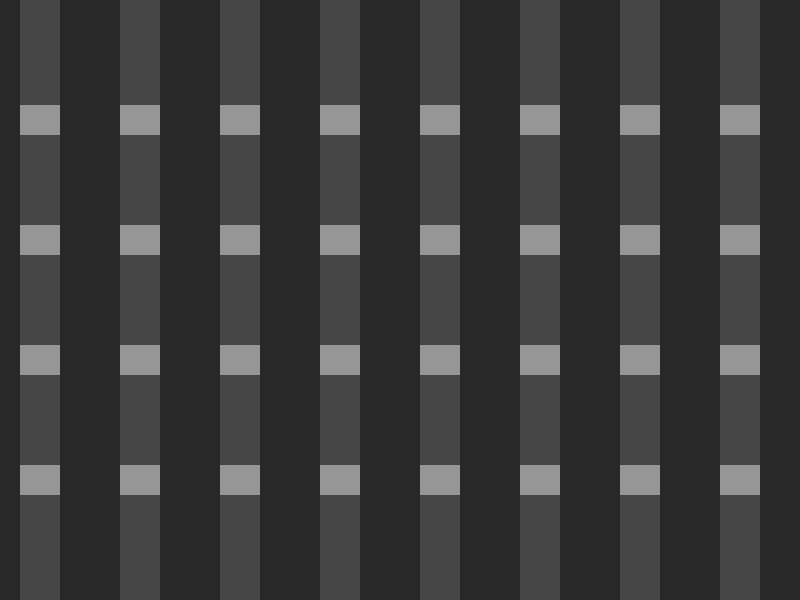
#> input picture test_gel_image.png, 800 x 600 px
$ python batch_infer.py --dir .. --out out.png   (older library calls are emulated)
#> lines starting #> are read from the running program, lines starting #| are printed output that depends on the picture
### scripts/autodense/vision/analyzer.py
# autodense/vision/analyzer.py
from dataclasses import dataclass
from typing import List, Tuple, Optional, Dict
from pathlib import Path
import math, numpy as np
from PIL import Image, ImageOps, ImageDraw
from scipy.ndimage import uniform_filter1d
from skimage.morphology import white_tophat, rectangle
from skimage.filters import gaussian

@dataclass
class Band:
    index: int; y0: int; y1: int; confidence: float; intensity: Optional[float]=None; mw_kda: Optional[float]=None
@dataclass
class Lane:
    index: int; x0: int; x1: int; y0: int; y1: int; type: str; bands: List[Band]
@dataclass
class AnalysisResult:
    lanes: List[Lane]; ladder_lanes: List[int]; mw_fit: Optional[Dict]; image_size: Tuple[int,int]

def to_gray01(im: Image.Image) -> np.ndarray:
    g = ImageOps.grayscale(im); arr = np.asarray(g, dtype=np.float32)
    if arr.max() > 0: arr = (arr - arr.min()) / (arr.max() - arr.min() + 1e-6)
    return arr
def maybe_invert(arr01: np.ndarray, gel_type: str, invert_mode: str) -> np.ndarray:
    if invert_mode == "yes": return 1.0 - arr01
    if invert_mode == "no": return arr01
    if gel_type == "dna": return arr01
    return 1.0 - arr01 if arr01.mean() > 0.45 else arr01
def smooth1d(x: np.ndarray, win: int) -> np.ndarray:
    win = max(1, int(win));
    return x if win==1 else uniform_filter1d(x, size=win, mode="nearest")
def find_peaks_1d(x: np.ndarray, min_prom: float, min_distance: int) -> List[int]:
    peaks=[]; n=len(x)
    for i in range(1,n-1):
        if x[i]>x[i-1] and x[i]>=x[i+1]:
            l0=max(0,i-min_distance); r0=min(n-1,i+min_distance)
            prom=x[i]-float(np.min(x[l0:r0+1]))
            if prom>=min_prom:
                if not peaks or (i-peaks[-1])>=min_distance: peaks.append(i)
                else:
                    if x[i]>x[peaks[-1]]: peaks[-1]=i
    return peaks
def centers_to_ranges(centers: List[int], width: int) -> List[Tuple[int,int]]:
    if not centers: return [(0,width)]
    borders=[0];
    for a,b in zip(centers[:-1], centers[1:]): borders.append(int((a+b)/2))
    borders.append(width);
    return [(borders[i],borders[i+1]) for i in range(len(borders)-1)]
def halfmax_bounds(y: np.ndarray, p: int) -> Tuple[int,int]:
    pv=y[p]; hm=max(1e-6, pv*0.5); i=p
    while i>0 and y[i]>hm: i-=1; left=i; j=p
    while j<len(y)-1 and y[j]>hm: j+=1; right=j; return left,right
def local_background(arr: np.ndarray, radius_px: int=20) -> np.ndarray:
    blurred=gaussian(arr, sigma=radius_px/4.0, preserve_range=True)
    selem=rectangle(max(3,radius_px//2), max(3,radius_px//2))
    topo=white_tophat(blurred, selem)
    return np.clip(blurred-topo,0,1.0).astype(np.float32)
def detect_lanes(arr: np.ndarray, min_lanes: int, max_lanes: int, comb: Optional[int]=None) -> List[Tuple[int,int]]:
    H,W=arr.shape; vproj=smooth1d(arr.sum(axis=0), max(3,W//200))
    peaks=find_peaks_1d(vproj, min_prom=0.02, min_distance=max(5,W//90))
    target=min(max_lanes, max(min_lanes, comb if comb else (len(peaks) if len(peaks)>0 else min_lanes)))
    if len(peaks)<target: centers=np.linspace(0,W-1,target).astype(int).tolist()
    else: centers=sorted([i for i,_ in sorted([(i,vproj[i]) for i in peaks], key=lambda t:t[1], reverse=True)[:target]])
    return centers_to_ranges(centers, W)
def detect_bands_in_lane(arr_lane: np.ndarray, gel_type: str, min_gap_frac: float=0.012, prom: float=0.08) -> List[Tuple[int,int,float]]:
    H=arr_lane.shape[0]; yproj=smooth1d(arr_lane.sum(axis=1), max(3,H//200))
    yproj=(yproj - yproj.min())/(yproj.max()-yproj.min()+1e-6)
    peaks=find_peaks_1d(yproj, min_prom=(0.06 if gel_type=='dna' else prom), min_distance=max(3,int(H*min_gap_frac)))
    bands=[];
    for p in peaks: y0,y1=halfmax_bounds(yproj,p); bands.append((int(y0),int(y1),float(yproj[p])))
    return bands
# [8 lines left out: function ladder_score, not called in this run]
def assign_ladders(lanes: List[Lane], H: int, num_ladders: int=2, min_bands:int=6, min_score:float=0.35) -> List[int]:
    scored=[];
    for ln in lanes:
        ycs=[(b.y0+(b.y1-b.y0)/2)/H for b in ln.bands]; sc=ladder_score(ycs) if len(ycs)>=min_bands else 0.0
        scored.append((ln.index, sc))
    scored.sort(key=lambda t:t[1], reverse=True)
    chosen=[li for li,sc in scored[:num_ladders] if sc>=min_score]
    if len(chosen)<num_ladders and len(lanes)>=2:
        for e in [lanes[0].index, lanes[-1].index]:
            if e not in chosen: chosen.append(e)
            if len(chosen)==num_ladders: break
    return chosen
def integrate_band(arr: np.ndarray, bg: np.ndarray, x0:int, x1:int, y0:int, y1:int) -> float:
    roi=arr[y0:y1,x0:x1]; broi=bg[y0:y1,x0:x1]; return float(np.sum(np.clip(roi-broi,0,1.0)))
def analyze_image(path: Path, gel_type: str="protein", invert_mode: str="auto",
                  min_lanes:int=6, max_lanes:int=16, comb: Optional[int]=None,
                  num_ladders:int=2, ladder_min_bands:int=6, ladder_min_score:float=0.35,
                  bg_radius:int=30, min_lane_width_frac:float=0.035, empty_lane_thresh:float=0.4,
                  manual_lane_boundaries: Optional[List[Tuple[int, int]]]=None):
    im=Image.open(path).convert("RGB"); H,W=im.height,im.width
    gray=to_gray01(im); gray=maybe_invert(gray, gel_type, invert_mode)
    if gel_type=="dna":
        if invert_mode=="auto": pass
        if bg_radius==30: bg_radius=24
        if min_lanes==6: min_lanes=10
        if comb: min_lanes=max(min_lanes, comb-2); max_lanes=min(max_lanes, comb+2)
    else:
        if comb: min_lanes=max(min_lanes, comb-2); max_lanes=min(max_lanes, comb+2)
    # Use manual lane boundaries if provided, otherwise detect automatically
    if manual_lane_boundaries is not None:
        # Convert SimpleLaneBoundary objects to tuples if needed
        lane_ranges = []
        print(f"DEBUG: manual_lane_boundaries type: {type(manual_lane_boundaries)}")
        print(f"DEBUG: manual_lane_boundaries length: {len(manual_lane_boundaries) if manual_lane_boundaries else 'None'}")

        for i, boundary in enumerate(manual_lane_boundaries):
            print(f"DEBUG: boundary[{i}] type: {type(boundary)}, value: {boundary}")

            try:
                if hasattr(boundary, 'left_px') and hasattr(boundary, 'right_px'):
                    # Convert SimpleLaneBoundary to tuple
                    left_px = int(boundary.left_px)
                    right_px = int(boundary.right_px)
                    lane_ranges.append((left_px, right_px))
                    print(f"DEBUG: Converted SimpleLaneBoundary to tuple: ({left_px}, {right_px})")
                elif isinstance(boundary, (list, tuple)) and len(boundary) >= 2:
                    # Already in tuple format
                    left_px = int(boundary[0])
                    right_px = int(boundary[1])
                    lane_ranges.append((left_px, right_px))
                    print(f"DEBUG: Used existing tuple format: ({left_px}, {right_px})")
                else:
                    # Invalid format, skip this boundary
                    print(f"WARNING: Invalid lane boundary format: {type(boundary)}, {boundary}")
            except Exception as e:
                print(f"ERROR: Failed to convert boundary[{i}]: {e}")
                print(f"ERROR: boundary type: {type(boundary)}, value: {boundary}")

        print(f"DEBUG: Final lane_ranges length: {len(lane_ranges)}")
        print(f"DEBUG: lane_ranges content: {lane_ranges}")

        # Validate that all elements in lane_ranges are tuples
        for i, lr in enumerate(lane_ranges):
            if not isinstance(lr, tuple):
                print(f"ERROR: lane_ranges[{i}] is not a tuple: {type(lr)}, {lr}")

        if not lane_ranges:
            # If no valid boundaries, fall back to automatic detection
            print("WARNING: No valid manual lane boundaries, falling back to automatic detection")
            lane_ranges = detect_lanes(gray, min_lanes=min_lanes, max_lanes=max_lanes, comb=comb)
        else:
            print(f"INFO: Using {len(lane_ranges)} manual lane boundaries")
    else:
        lane_ranges = detect_lanes(gray, min_lanes=min_lanes, max_lanes=max_lanes, comb=comb)
    import numpy as np

    # Additional validation: ensure all lane_ranges are tuples before unpacking
    print(f"DEBUG: Before unpacking - lane_ranges type: {type(lane_ranges)}")
    print(f"DEBUG: Before unpacking - lane_ranges content: {lane_ranges}")

    # Validate and fix any non-tuple elements
    validated_lane_ranges = []
    for i, lr in enumerate(lane_ranges):
        if isinstance(lr, tuple) and len(lr) >= 2:
            validated_lane_ranges.append(lr)
        elif hasattr(lr, 'left_px') and hasattr(lr, 'right_px'):
            # Last resort conversion
            print(f"WARNING: Converting SimpleLaneBoundary at index {i} to tuple")
            validated_lane_ranges.append((int(lr.left_px), int(lr.right_px)))
        else:
            print(f"ERROR: Cannot process lane_ranges[{i}]: {type(lr)}, {lr}")
            raise ValueError(f"Invalid lane range format at index {i}: {type(lr)}")

    lane_ranges = validated_lane_ranges
    print(f"DEBUG: After validation - lane_ranges: {lane_ranges}")

    lane_means=[float(gray[:,x0:x1].mean()) if (x1-x0)>0 else 0.0 for (x0,x1) in lane_ranges]
    if lane_means:
        med=float(np.median(lane_means)); keep=[i for i,m in enumerate(lane_means) if m>=max(1e-6, med*empty_lane_thresh)]
        if keep and len(keep)!=len(lane_ranges): lane_ranges=[lane_ranges[i] for i in keep]
    merged=[]; i=0
    while i<len(lane_ranges):
        x0,x1=lane_ranges[i]; w=x1-x0
        if w<max(2,int(W*min_lane_width_frac)) and i+1<len(lane_ranges):
            nx0,nx1=lane_ranges[i+1]; merged.append((x0,nx1)); i+=2
        else: merged.append((x0,x1)); i+=1
    lane_ranges=merged
    lanes=[];
    for li,(x0,x1) in enumerate(lane_ranges, start=1):
        lane_arr=gray[:,x0:x1]
        bs_raw=detect_bands_in_lane(lane_arr, gel_type=gel_type)
        bs=[Band(index=bi, y0=y0, y1=y1, confidence=conf) for bi,(y0,y1,conf) in enumerate(bs_raw, start=1)]
        lanes.append(Lane(index=li,x0=x0,x1=x1,y0=0,y1=H-1,type="sample",bands=bs))
    ladder_lanes=assign_ladders(lanes,H,num_ladders=num_ladders,min_bands=ladder_min_bands,min_score=ladder_min_score)
    for ln in lanes:
        if ln.index in ladder_lanes: ln.type="marker"
    bg=local_background(gray, radius_px=bg_radius)
    for ln in lanes:
        for b in ln.bands:
            b.intensity=integrate_band(gray,bg,ln.x0,ln.x1,b.y0,b.y1)
    from dataclasses import dataclass
    @dataclass
    class _Res: pass
    return type("AnalysisResult", (), {"lanes": lanes, "ladder_lanes": ladder_lanes, "mw_fit": None, "image_size": (W,H)})
# [9 lines left out: function draw_overlay, not called in this run]

### scripts/autodense/orchestrator/pipeline.py
# autodense/orchestrator/pipeline.py
from dataclasses import dataclass
from typing import Optional, Dict, Any
from pathlib import Path
from ..vision.analyzer import analyze_image
from ..metrics.gel_metrics import summarize, acceptance_default

@dataclass
class Params:
    modality: str = "sds"
    min_lanes: int = 6
    max_lanes: int = 16
    comb: Optional[int] = None
    num_ladders: int = 2
    ladder_min_bands: int = 6
    ladder_min_score: float = 0.35
    bg_radius: int = 30
    invert: str = "auto"
    manual_lane_boundaries: Optional[list] = None

def observe(res) -> Dict[str, Any]:
    return summarize(res)

# [9 lines left out: function small_rule_coach, not called in this run]

def run(image: Path, p: Params, retries: int=1, use_llm: bool=False):
    gel_type = "protein" if p.modality.lower()=="sds" else "dna"
    res = analyze_image(image, gel_type=gel_type, invert_mode=p.invert,
                        min_lanes=p.min_lanes, max_lanes=p.max_lanes, comb=p.comb,
                        num_ladders=p.num_ladders, ladder_min_bands=p.ladder_min_bands,
                        ladder_min_score=p.ladder_min_score, bg_radius=p.bg_radius,
                        manual_lane_boundaries=p.manual_lane_boundaries)
    obs = observe(res)
    acc = acceptance_default(p.modality, res)

    attempt = 0
    while attempt < retries and not acc.passed:
        proposal = small_rule_coach(obs, p, p.modality)
        if not proposal:
            proposal = Params(**vars(p))
            proposal.min_lanes = max(2, p.min_lanes - 1)
            proposal.max_lanes = p.max_lanes + 1
            proposal.ladder_min_score = max(0.25, p.ladder_min_score - 0.05)
        p = proposal
        res = analyze_image(image, gel_type=gel_type, invert_mode=p.invert,
                            min_lanes=p.min_lanes, max_lanes=p.max_lanes, comb=p.comb,
                            num_ladders=p.num_ladders, ladder_min_bands=p.ladder_min_bands,
                            ladder_min_score=p.ladder_min_score, bg_radius=p.bg_radius,
                            manual_lane_boundaries=p.manual_lane_boundaries)
        obs = observe(res)
        acc = acceptance_default(p.modality, res)
        attempt += 1

    obs.update({"acceptance": acc.details, "accepted": acc.passed})
    return res, p, obs

### scripts/batch_infer.py
# scripts/batch_infer.py
import argparse, csv
from pathlib import Path
from autodense.orchestrator.pipeline import Params, run
from PIL import Image
from autodense.vision.analyzer import draw_overlay
from autodense.vision.reporting import write_report
from autodense.export.coco import export_coco
from autodense.export.yolo import export_yolo_txt

def main():
    ap = argparse.ArgumentParser()
    ap.add_argument("--dir", type=Path, required=True)
    ap.add_argument("--out", type=Path, required=True)
    ap.add_argument("--modality", choices=["sds","dna"], default="sds")
    ap.add_argument("--min-lanes", type=int, default=6)
    ap.add_argument("--max-lanes", type=int, default=16)
    ap.add_argument("--comb", type=int, default=None)
    ap.add_argument("--retries", type=int, default=1)
    ap.add_argument("--export-coco", type=Path, default=None)
    ap.add_argument("--export-yolo", type=Path, default=None)
    args = ap.parse_args()

    exts = {".png",".jpg",".jpeg",".tif",".tiff"}
    imgs = [p for p in args.dir.rglob("*") if p.suffix.lower() in exts]
    args.out.mkdir(parents=True, exist_ok=True)

    lanes_all = open(args.out/"lanes.csv","w",newline=""); wl = csv.writer(lanes_all); wl.writerow(["image","lane","type","x0","x1","y0","y1","band_count"])
    bands_all = open(args.out/"bands.csv","w",newline=""); wb = csv.writer(bands_all); wb.writerow(["image","lane","type","band","y0","y1","intensity","confidence"])

    p = Params(modality=args.modality, min_lanes=args.min_lanes, max_lanes=args.max_lanes, comb=args.comb)

    for img in imgs:
        res, p_final, obs = run(img, p, retries=args.retries)
#> in analyze_image, im is the input picture: PIL image 800x600 RGB; min 40, max 150, mean 58.4
#> in to_gray01, `if arr.max() > 0: arr = (arr - arr.min()) / (arr.max() - arr.min() + 1..`:
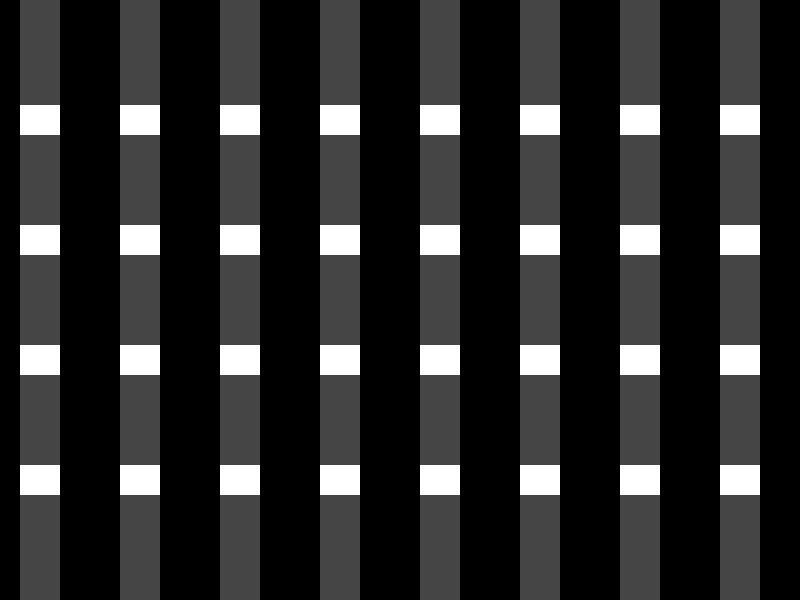
#> arr: shape (600, 800) float32; min 0, max 1, mean 0.167
#> in detect_lanes, `vproj = smooth1d(arr.sum(axis=0), max(3, W // 200))`: vproj = 800 values, max 250.9 at index 22, min 0 at index 0, mean 100.4
#> in find_peaks_1d, `n = len(x)`: n = 800
#> after the loop in find_peaks_1d, `for i in range(1,n-1):`: peaks = [22, 122, 222, 322, 422, 522, 622, 722]
#> in detect_lanes, `target=min(max_lanes, max(min_lanes, comb if comb else (len(peaks) if ..`: target = 8
#> in detect_lanes, `else: centers=sorted([i for i,_ in sorted([(i,vproj[i]) for i in peaks..`: centers = [22, 122, 222, 322, 422, 522, 622, 722]
#> the loop in centers_to_ranges, `for a,b in zip(centers[:-1], centers[1:]): borders.append(int((a+b)/2))` made 7 passes
#> (a, b) on passes 1 to 7: (22, 122), (122, 222), (222, 322), (322, 422), (422, 522), (522, 622), (622, 722)
#> after the loop in centers_to_ranges, `for a,b in zip(centers[:-1], centers[1:]): borders.append(int((a+b)/2))`: borders = [0, 72, 172, 272, 372, 472, 572, 672]
#> in analyze_image, `lane_ranges = detect_lanes(gray, min_lanes=min_lanes, max_lanes=max_la..`: lane_ranges = [(0, 72), (72, 172), (172, 272), (272, 372), (372, 472), (472, 572), (572, 672), (672, 800)]
#| DEBUG: Before unpacking - lane_ranges type: <class 'list'>
#| DEBUG: Before unpacking - lane_ranges content: [(0, 72), (72, 172), (172, 272), (272, 372), (372, 472), (472, 572), (572, 672), (672, 800)]
#> the loop in analyze_image, `for i, lr in enumerate(lane_ranges):` made 8 passes
#> after the loop in analyze_image, `for i, lr in enumerate(lane_ranges):`: validated_lane_ranges has the same summary as lane_ranges
#| DEBUG: After validation - lane_ranges: [(0, 72), (72, 172), (172, 272), (272, 372), (372, 472), (472, 572), (572, 672), (672, 800)]
#> in analyze_image, `lane_means=[float(gray[:,x0:x1].mean()) if (x1-x0)>0 else 0.0 for (x0,..`: lane_means = [0.232, 0.167, 0.167, 0.167, 0.167, 0.167, 0.167, 0.131]
#> in analyze_image, `med = float(np.median(lane_means))`: med = 0.167
#> in analyze_image, `keep = [i for i, m in enumerate(lane_means) if m >= max(1e-06, med * e`: keep = [0, 1, 2, 3, 4, 5, 6, 7]
#> the loop in analyze_image, `while i<len(lane_ranges):` made 8 passes
#> (x0, x1, w) on passes 1 to 8: (0, 72, 72), (72, 172, 100), (172, 272, 100), (272, 372, 100), (372, 472, 100), (472, 572, 100), (572, 672, 100), (672, 800, 128)
#> after the loop in analyze_image, `while i<len(lane_ranges):`: i = 8; merged has the same summary as lane_ranges
#> the loop in analyze_image, `for li,(x0,x1) in enumerate(lane_ranges, start=1):` made 8 passes
#> pass 1, in analyze_image, `lane_arr=gray[:,x0:x1]`:
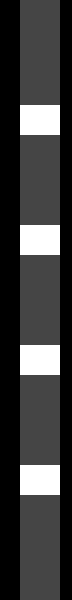
#> lane_arr: shape (600, 72) float32; min 0, max 1, mean 0.232
#> pass 2, in analyze_image, `lane_arr=gray[:,x0:x1]`:
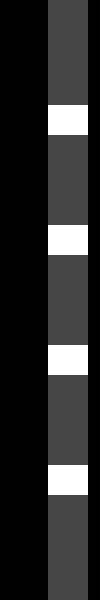
#> lane_arr: shape (600, 100) float32; min 0, max 1, mean 0.167
#> after the loop in analyze_image, `for li,(x0,x1) in enumerate(lane_ranges, start=1):`:
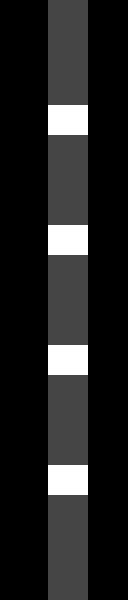
#> lane_arr: shape (600, 128) float32; min 0, max 1, mean 0.131
#> after the loop in analyze_image, `for li,(x0,x1) in enumerate(lane_ranges, start=1):`: lanes = 8 items
#> the loop in assign_ladders, `for ln in lanes:` made 8 passes
#> after the loop in assign_ladders, `for ln in lanes:`: scored = [(1, 0), (2, 0), (3, 0), (4, 0), (5, 0), (6, 0), (7, 0), (8, 0)]
#> in assign_ladders, `chosen=[li for li,sc in scored[:num_ladders] if sc>=min_score]`: chosen = []
#> the loop in assign_ladders, `for e in [lanes[0].index, lanes[-1].index]:` made 2 passes
#> e on pass 2: 8
#> after the loop in assign_ladders, `for e in [lanes[0].index, lanes[-1].index]:`: chosen = [1, 8]
#> the loop in analyze_image, `for ln in lanes:` made 8 passes
#> ln.type on passes 1, 8: 'marker', 'marker'
#> in local_background, `blurred=gaussian(arr, sigma=radius_px/4.0, preserve_range=True)`:
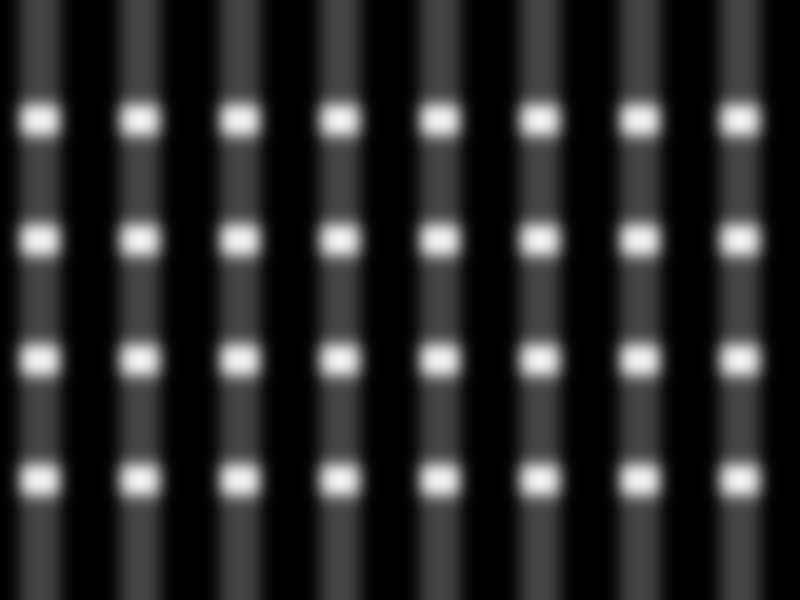
#> blurred: shape (600, 800) float32; min 0, max 0.959, mean 0.167
#> in local_background, `topo=white_tophat(blurred, selem)`:
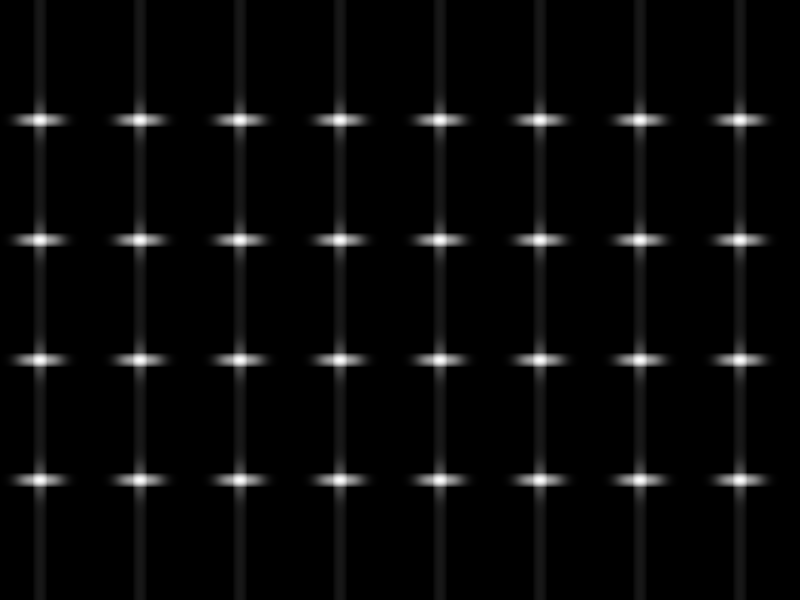
#> topo: shape (600, 800) float32; min 0, max 0.118, mean 0.00396; drawn with min black and max white
#> the loop in analyze_image, `for ln in lanes:` made 8 passes
        im = Image.open(img).convert("RGB")
        out_dir = args.out / img.stem
        out_dir.mkdir(parents=True, exist_ok=True)
        draw_overlay(im, res, out_dir / f"{img.stem}_overlay.png")
        for ln in res.lanes:
            wl.writerow([img.name, ln.index, ln.type, ln.x0, ln.x1, ln.y0, ln.y1, len(ln.bands)])
            for b in ln.bands:
                wb.writerow([img.name, ln.index, ln.type, b.index, b.y0, b.y1, b.intensity, b.confidence])
        write_report(img, res, obs, p_final.__dict__, out_dir / "report.json")
        if args.export_coco:
            export_coco(res, img.name, args.export_coco / f"{img.stem}.json")
        if args.export_yolo:
            export_yolo_txt(res, args.export_yolo)
        print("[ok]", img)

    lanes_all.close(); bands_all.close()
    print("[done] wrote batch outputs to", args.out)

if __name__ == "__main__":
    main()
#> (the call stopped at in run, `acc = acceptance_default(p.modality, res)`: autodense is not available in this run)
